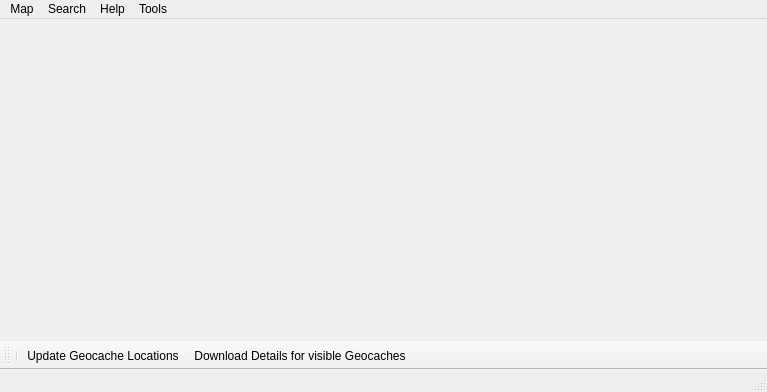
<?xml version="1.0" encoding="UTF-8"?>
<ui version="4.0">
 <class>MainWindow</class>
 <widget class="QMainWindow" name="MainWindow">
  <property name="geometry">
   <rect>
    <x>0</x>
    <y>0</y>
    <width>767</width>
    <height>392</height>
   </rect>
  </property>
  <property name="sizePolicy">
   <sizepolicy hsizetype="Expanding" vsizetype="Expanding">
    <horstretch>0</horstretch>
    <verstretch>0</verstretch>
   </sizepolicy>
  </property>
  <property name="windowTitle">
   <string>MainWindow</string>
  </property>
  <property name="autoFillBackground">
   <bool>false</bool>
  </property>
  <property name="documentMode">
   <bool>false</bool>
  </property>
  <widget class="QWidget" name="centralwidget">
   <property name="sizePolicy">
    <sizepolicy hsizetype="Maximum" vsizetype="Maximum">
     <horstretch>0</horstretch>
     <verstretch>0</verstretch>
    </sizepolicy>
   </property>
   <layout class="QHBoxLayout" name="horizontalLayout"/>
  </widget>
  <widget class="QMenuBar" name="menubar">
   <property name="geometry">
    <rect>
     <x>0</x>
     <y>0</y>
     <width>767</width>
     <height>21</height>
    </rect>
   </property>
   <widget class="QMenu" name="menuMap">
    <property name="title">
     <string>Map</string>
    </property>
    <addaction name="actionSelect_Map_Style"/>
    <addaction name="actionDownload_Map_Tiles"/>
    <addaction name="separator"/>
    <addaction name="actionUpdate_Geocache_Map"/>
    <addaction name="actionDownload_Details_for_all_visible_Geocaches"/>
    <addaction name="separator"/>
    <addaction name="actionOptions"/>
   </widget>
   <widget class="QMenu" name="menuSearch">
    <property name="title">
     <string>Search</string>
    </property>
    <addaction name="actionSearch_Geocaches"/>
    <addaction name="actionSearch_Place"/>
   </widget>
   <widget class="QMenu" name="menuHelp">
    <property name="title">
     <string>Help</string>
    </property>
    <widget class="QMenu" name="menuAbout_AGTL">
     <property name="title">
      <string>About &amp;AGTL</string>
     </property>
     <addaction name="actionBlub_1"/>
     <addaction name="actionBlub_2"/>
    </widget>
    <addaction name="menuAbout_AGTL"/>
   </widget>
   <widget class="QMenu" name="menuTest">
    <property name="title">
     <string>Tools</string>
    </property>
    <addaction name="actionExport_all_visible_Geocaches"/>
   </widget>
   <addaction name="menuMap"/>
   <addaction name="menuSearch"/>
   <addaction name="menuHelp"/>
   <addaction name="menuTest"/>
  </widget>
  <widget class="QStatusBar" name="statusBar"/>
  <widget class="QToolBar" name="toolBar">
   <property name="windowTitle">
    <string>toolBar</string>
   </property>
   <attribute name="toolBarArea">
    <enum>BottomToolBarArea</enum>
   </attribute>
   <attribute name="toolBarBreak">
    <bool>false</bool>
   </attribute>
   <addaction name="separator"/>
   <addaction name="actionUpdate_Geocache_Map"/>
   <addaction name="actionDownload_Details_for_all_visible_Geocaches"/>
  </widget>
  <action name="actionHallo_Welt">
   <property name="text">
    <string>Hallo Welt!</string>
   </property>
  </action>
  <action name="actionTsch_ss_Welt">
   <property name="text">
    <string>Tschüss Welt!</string>
   </property>
  </action>
  <action name="actionSelect_Map_Style">
   <property name="text">
    <string>Select Map Style</string>
   </property>
  </action>
  <action name="actionSearch_Geocaches">
   <property name="text">
    <string>Search Geocaches</string>
   </property>
   <property name="statusTip">
    <string>Test</string>
   </property>
  </action>
  <action name="actionDownload_Map_Tiles">
   <property name="text">
    <string>Download Map Tiles</string>
   </property>
  </action>
  <action name="actionBlub">
   <property name="checkable">
    <bool>true</bool>
   </property>
   <property name="text">
    <string>blub</string>
   </property>
  </action>
  <action name="actionBla">
   <property name="text">
    <string>bla</string>
   </property>
  </action>
  <action name="actionBlub_1">
   <property name="checkable">
    <bool>true</bool>
   </property>
   <property name="text">
    <string>Blub 1</string>
   </property>
  </action>
  <action name="actionBlub_2">
   <property name="checkable">
    <bool>true</bool>
   </property>
   <property name="text">
    <string>Blub 2</string>
   </property>
  </action>
  <action name="actionSearch_Place">
   <property name="text">
    <string>Search Place</string>
   </property>
  </action>
  <action name="actionUpdate_Geocache_Map">
   <property name="icon">
    <iconset resource="icons.qrc">
     <normaloff>:/icons/advancedcaching/data/emoticon_grin.png</normaloff>:/icons/advancedcaching/data/emoticon_grin.png</iconset>
   </property>
   <property name="text">
    <string>Update Geocache Locations</string>
   </property>
  </action>
  <action name="actionDownload_Details_for_all_visible_Geocaches">
   <property name="icon">
    <iconset resource="icons.qrc">
     <normaloff>:/icons/advancedcaching/data/comment.png</normaloff>:/icons/advancedcaching/data/comment.png</iconset>
   </property>
   <property name="text">
    <string>Download Details for visible Geocaches</string>
   </property>
  </action>
  <action name="actionOptions">
   <property name="text">
    <string>Options</string>
   </property>
  </action>
  <action name="actionExport_all_visible_Geocaches">
   <property name="text">
    <string>Export all visible Geocaches</string>
   </property>
  </action>
 </widget>
 <resources>
  <include location="icons.qrc"/>
 </resources>
 <connections/>
</ui>
